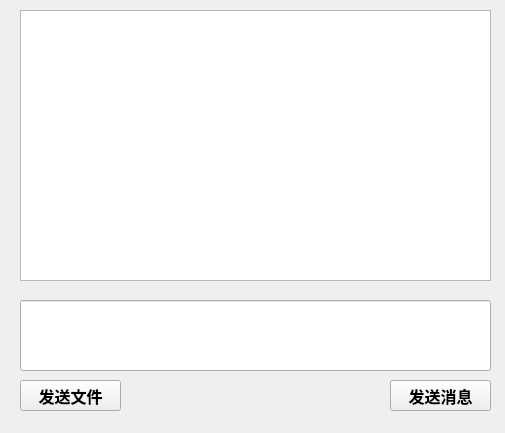
<?xml version="1.0" encoding="UTF-8"?>
<ui version="4.0">
 <class>PrivateChat</class>
 <widget class="QWidget" name="PrivateChat">
  <property name="geometry">
   <rect>
    <x>0</x>
    <y>0</y>
    <width>505</width>
    <height>433</height>
   </rect>
  </property>
  <property name="windowTitle">
   <string>Form</string>
  </property>
  <widget class="QTextEdit" name="chatContent_textEdit">
   <property name="geometry">
    <rect>
     <x>20</x>
     <y>10</y>
     <width>471</width>
     <height>271</height>
    </rect>
   </property>
  </widget>
  <widget class="QLineEdit" name="userMsg_lineEdit">
   <property name="geometry">
    <rect>
     <x>20</x>
     <y>300</y>
     <width>471</width>
     <height>71</height>
    </rect>
   </property>
  </widget>
  <widget class="QPushButton" name="sendFileBtn">
   <property name="geometry">
    <rect>
     <x>20</x>
     <y>380</y>
     <width>101</width>
     <height>31</height>
    </rect>
   </property>
   <property name="font">
    <font>
     <pointsize>12</pointsize>
     <bold>true</bold>
    </font>
   </property>
   <property name="text">
    <string>发送文件</string>
   </property>
  </widget>
  <widget class="QPushButton" name="sendMsgBtn">
   <property name="geometry">
    <rect>
     <x>390</x>
     <y>380</y>
     <width>101</width>
     <height>31</height>
    </rect>
   </property>
   <property name="font">
    <font>
     <pointsize>12</pointsize>
     <bold>true</bold>
    </font>
   </property>
   <property name="text">
    <string>发送消息</string>
   </property>
  </widget>
 </widget>
 <resources/>
 <connections/>
</ui>
